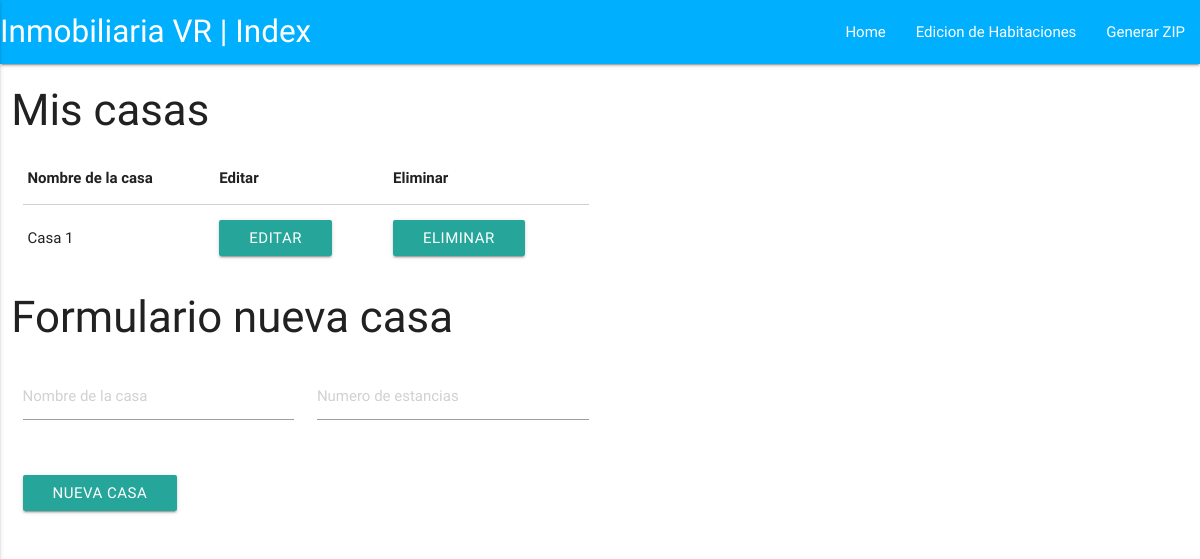
/, run on an earlier commit of the app's database.
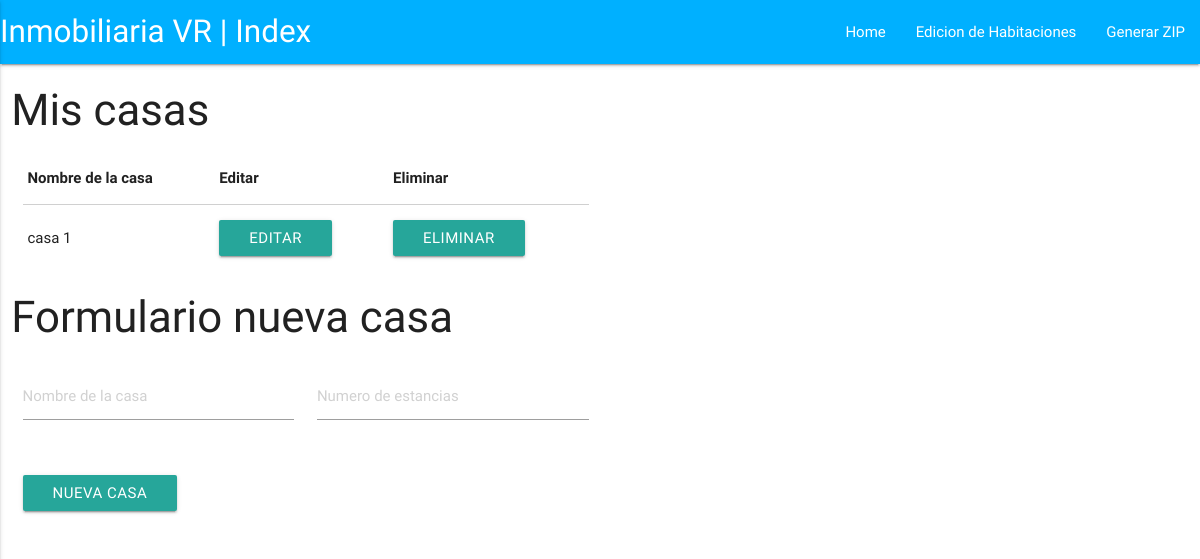
And on a later commit of the database.
### appVR/models.py (models this page shows)
class Casa(models.Model):
    nombre_casa = models.CharField(max_length=100)
    numero_habitaciones = models.IntegerField()

### inmobiliariaVR/views.py (the view)
# urls.py: url(r'^$', views.main_page, name='index'),
def main_page(request):
    lista_casas = []
    casas = Casa.objects.all()
    for casa in casas:
        lista_casas.append(casa.nombre_casa)
    return render(request, 'inmobiliariaVR/main_page.html', {'casas': lista_casas})

### inmobiliariaVR/templates/inmobiliariaVR/main_page.html (shortened to what this page needs)
{% extends "inmobiliariaVR/base.html" %}
{% load staticfiles %}
{% block title_logo %}Inmobiliaria VR | Index{% endblock %}
{% block content %}
  <div class="row">
      <div class="col s12">
          <h3>Mis casas</h3>
          <div class="col s6">
              <table>
                <thead>
                  <tr>
                      <th>Nombre de la casa</th>
                      <th>Editar</th>
                      <th>Eliminar</th>
                  </tr>
                </thead>
                <tbody id="tabla_casas">
                  {% for casa in casas %}
                      <tr>
                          <td id="{{forloop.counter0}}">{{casa}}</td>
                          <td name="{{casa}}"><button id="editar" class="btn waves-effect waves-light boton_tabla">Editar</button></td>
                          <td name="{{casa}}"><button id="eliminar" class="btn waves-effect waves-light boton_tabla">Eliminar</button></td>
                      </tr>
                  {% endfor %}
                </tbody>
              </table>
          </div>
      </div>
  <div class="col s12">
    <form id="form_nueva_casa" class="">
      <div class="row">
        <h3>Formulario nueva casa</h3>
        <div class="input-field col s3">
          <input placeholder="Nombre de la casa" id="nombre_casa" name="nombre_casa" type="text" class="validate" required>
        </div>
        <div class="input-field col s3">
          <input placeholder="Numero de estancias" id="numero_habitaciones" name="numero_habitaciones" type="number" min="1" class="validate" required>
        </div>
      </div>
      <div class="row input-field col s4">
          <button class="waves-effect waves-light btn" type="submit">Nueva Casa</button>
      </div>
    </form>
    <form id="form_habitaciones" class="col s12" enctype="multipart/form-data">
    </form>
  </div>
 </div>
{% endblock %}

What changed in the data, as far as the page shows it:
removed Casa: casas "Casa 1"
added Casa: casas "casa 1"
